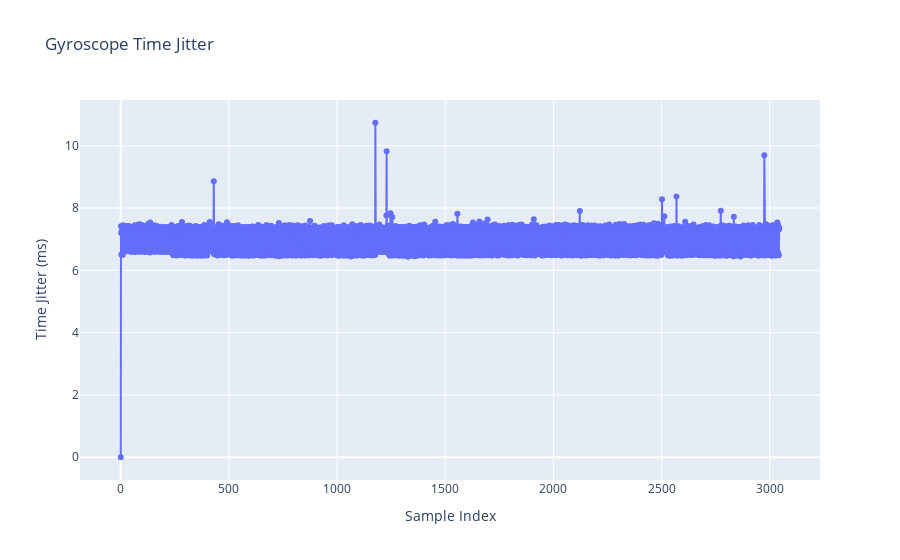

Source (notebook cell):
### Code cell
# compute time jitter in seconds
df['time_jitter'] = df['timestamp_ns'].diff() / 1e6    
df['time_jitter'].fillna(0, inplace=True)
print("\nFirst few rows with time_jitter:")

# plot time jitter
fig = go.Figure()
fig.add_trace(go.Scatter(x=df.index, y=df['time_jitter'], mode='lines+markers', name='Time Jitter (s)'))
fig.update_layout(title='Gyroscope Time Jitter', xaxis_title='Sample Index', yaxis_title='Time Jitter (ms)')
fig.show()

### Figure 1 — Plotly figure (JSON) as saved in the notebook; plotly's stock layout.template omitted (floating-point values rounded to 4 significant figures; data arrays with more than 128 entries replaced by an {"elided": "..."} marker saying what was removed)
{"data": [{"mode": "lines+markers", "name": "Time Jitter (s)", "type": "scatter", "x": {"elided": "3045 int values"}, "y": {"elided": "3045 float values"}}], "layout": {"title": {"text": "Gyroscope Time Jitter"}, "xaxis": {"title": {"text": "Sample Index"}}, "yaxis": {"title": {"text": "Time Jitter (ms)"}}}}
